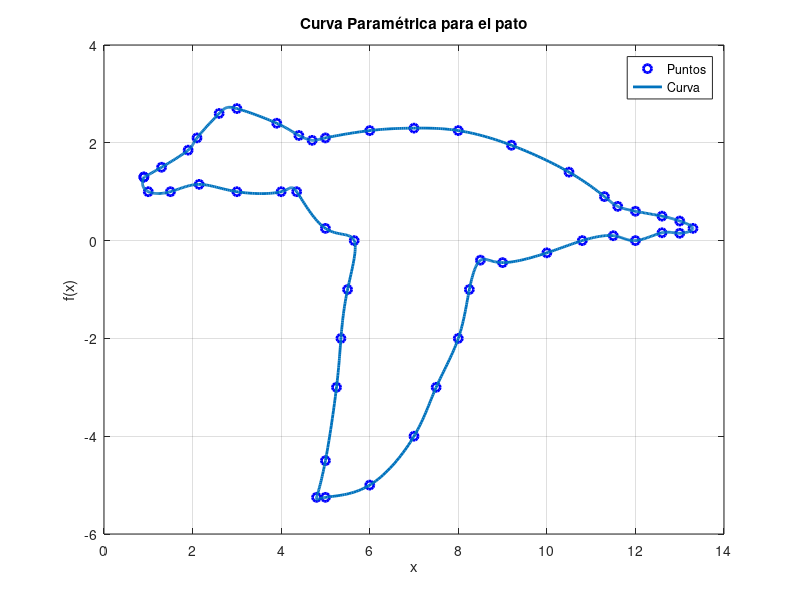

MATLAB code for this plot:
clear ;
close all;
clc;

x =[0.9, 1.3, 1.9, 2.1, 2.6, 3.0, 3.9, 4.4, 4.7, 5.0, 6.0, 7.0, 8.0,...
    9.2, 10.5, 11.3, 11.6, 12.0, 12.6, 13.0, 13.3,13,12.6,12,11.5,...
    10.8,10,9,8.5,8.25,8,7.5,7,6,5,4.8,5,5.25,5.35,5.5,5.65,5,...
    4.35,4,3,2.15,1.5,1,0.9];

y =[1.3, 1.5, 1.85, 2.1, 2.6, 2.7, 2.4, 2.15, 2.05, 2.1, 2.25, 2.3,...
    2.25, 1.95, 1.4, 0.9, 0.7, 0.6, 0.5, 0.4, 0.25, 0.15,0.16,0,0.1,...
    0,-0.25,-0.45,-0.4,-1,-2,-3,-4,-5,-5.25,-5.25,-4.5,-3,-2,-1,0,...
    0.25,1,1,1,1.15,1,1,1.3];

it = size(y,1) +  1;

plot(x,y,'ob','Linewidth',2)

ylabel('f(x)');
xlabel('x');

axis = ([0 30 0 42]);

title('Curva Paramétrica para el pato');
grid on;
hold on;

tam = size(y);
% tam(2)

t=linspace(0,10,tam(2));
t2=0:0.01:10;
xt=spline(t,x,t2);
yt=spline(t,y,t2);

plot(xt,yt,'Linewidth',2);
leg = legend('Puntos','Curva');
